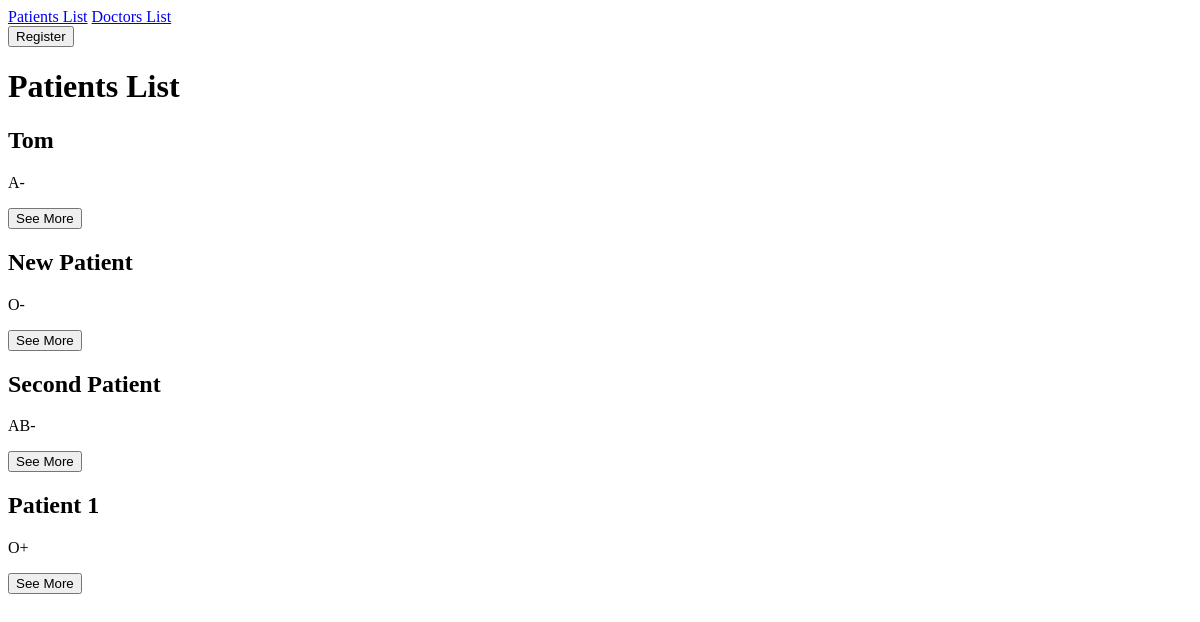
Page /patients/list on the earlier database version.
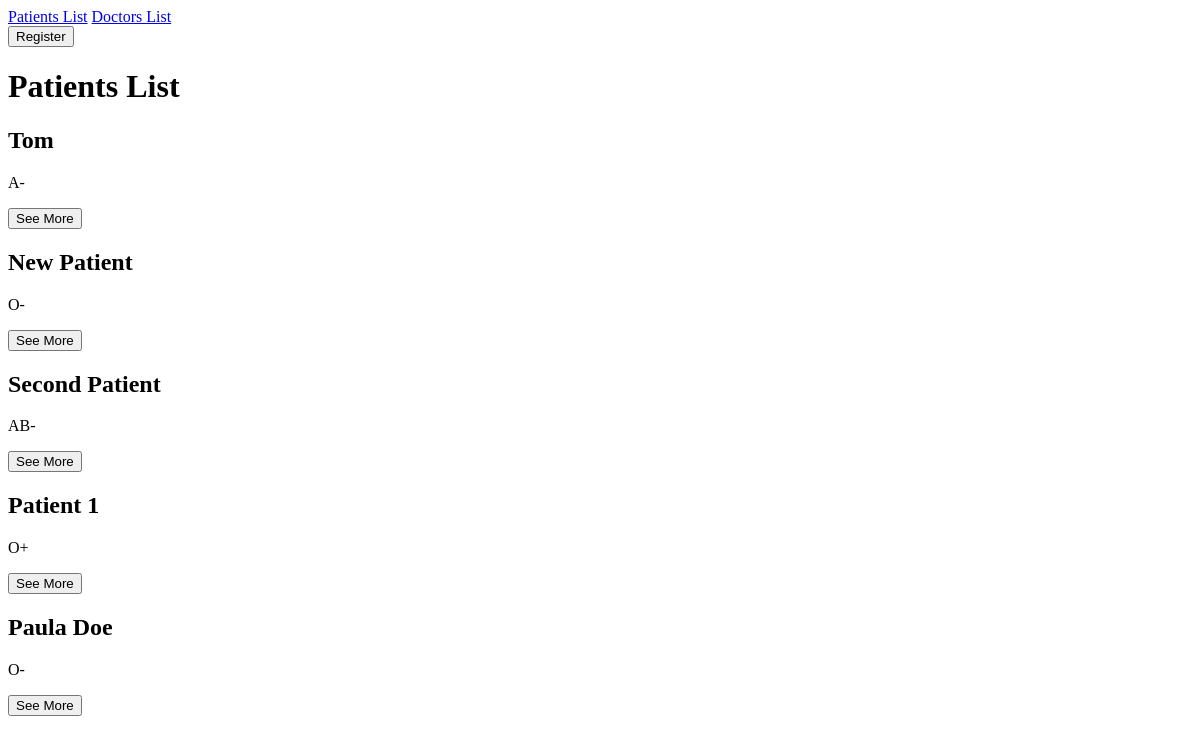
Same page on the later database version.
### patients/models.py (models this page shows, shortened)
class Patient(models.Model):
   user = models.OneToOneField(
      User,
      on_delete=models.CASCADE,
      related_name='patient_profile'
   )
   name = models.CharField(max_length=100)
   birthdate = models.DateField()
   address = models.TextField()
   phonenumber = models.CharField(max_length= 15)
   medicalhistory = models.TextField()
   bloodtype = models.CharField(choices = [
    ('A+', 'A Positive'),
    ('A-', 'A Negative'),
    ('B+', 'B Positive'),
    ('B-', 'B Negative'),
    ('AB+', 'AB Positive'),
    ('AB-', 'AB Negative'),
    ('O+', 'O Positive'),
    ('O-', 'O Negative')
    ])

### patients/views.py (the view)
# urls.py: path('list', views.patients_list, name='patients_list'),
def patients_list(request):
    patients = Patient.objects.all()
    isPatient = False
    if hasattr(request.user, 'patient_profile'):
        isPatient = True
    return render(request,"patients/patients_list.html",{ "patients": patients,"isPatient" : isPatient})

### patients/templates/patients/patients_list.html (shortened to what this page needs)
{% extends "patients/master.html" %}  {% block content %}
<a href="{% url 'patient_form'%}"> <button>Register</button> </a>
<h1>Patients List</h1>
{% for patient in patients %}
<h2>{{ patient.name }}</h2>
<p>{{ patient.bloodtype }}</p>
<a href="{% url 'patient_detail' patient.pk %}">
  <button>See More</button>
</a>
{% endfor %} {% endblock %}

Differences in the rows shown:
added Patient: name "Paula Doe", bloodtype "O-"
